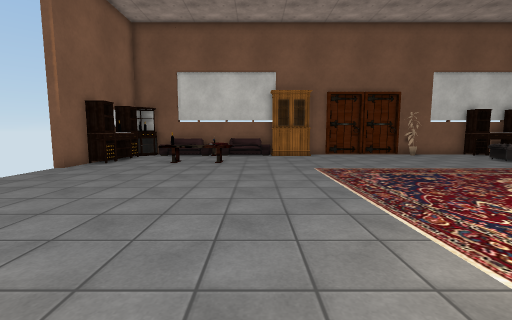
[1] (above)

17 first-person views from a walk through a Unity game level. The camera is 1.3 m above the floor, tilts 6° down and sees 90° across. The floor is counted in squares, 1 m on a side. Each view is taken from the middle of a square. On the plan, view 1 faces up. The plan holds only what a view shows up to about 13 squares ahead; the rest is blank. The place goes on beyond the plan. Some surface patterns are stand-ins.

[2]
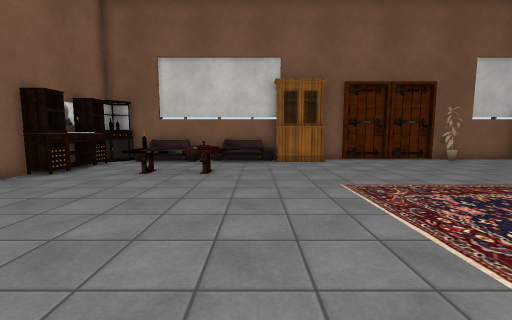

[3]
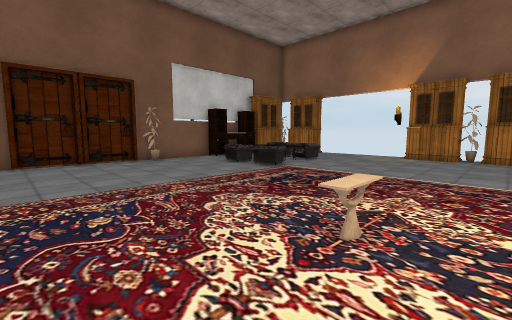

[4]
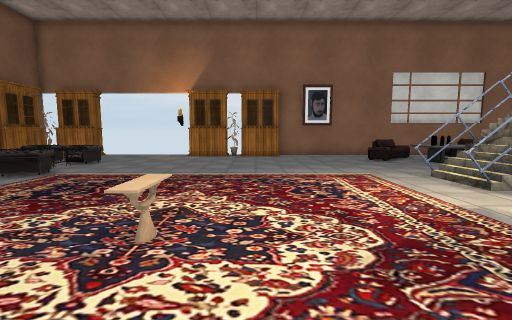

[5]
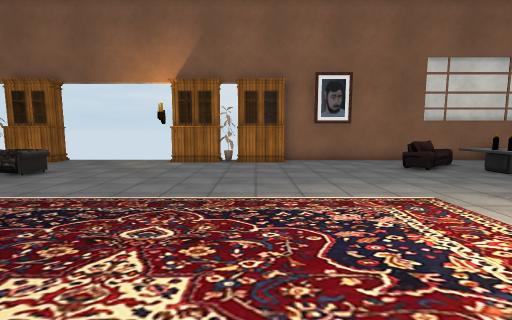

[6]
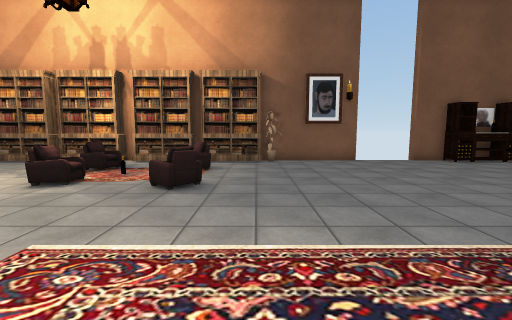

[7]
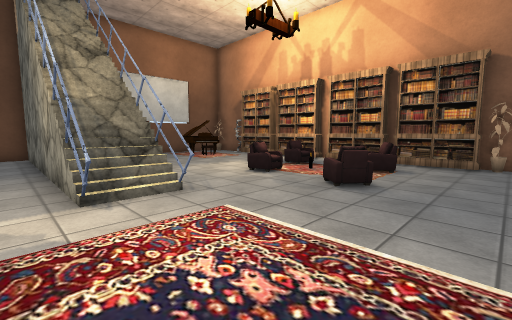

[8]
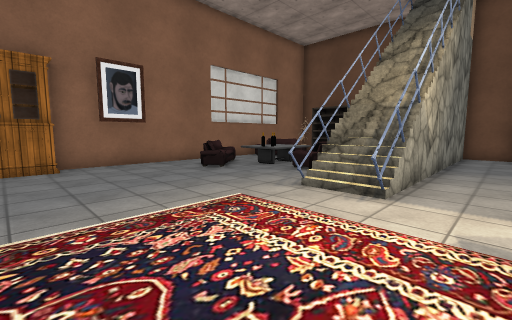

[9]
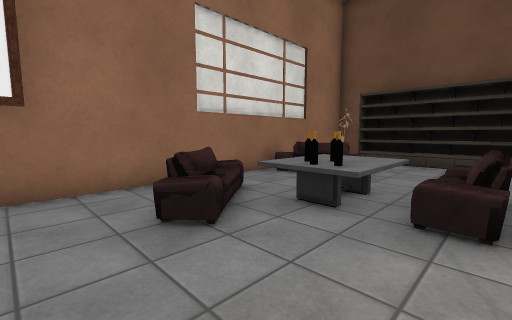

[10]
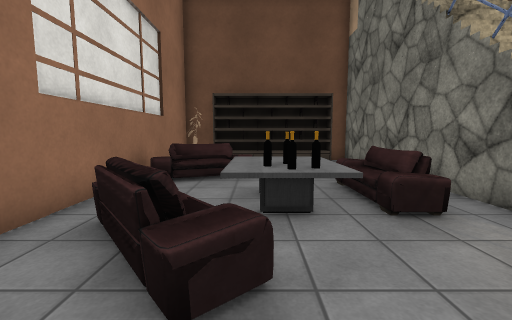

[11]
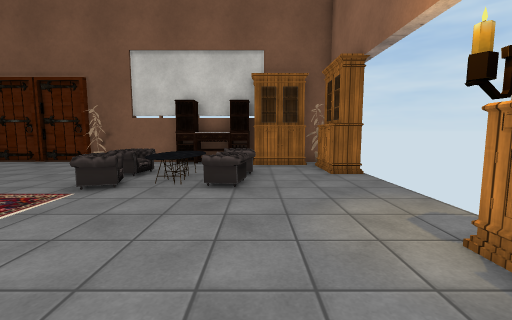

[12]
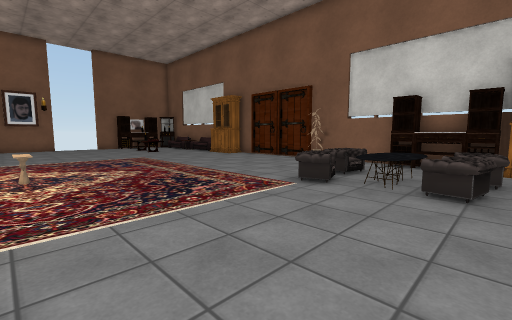

[13]
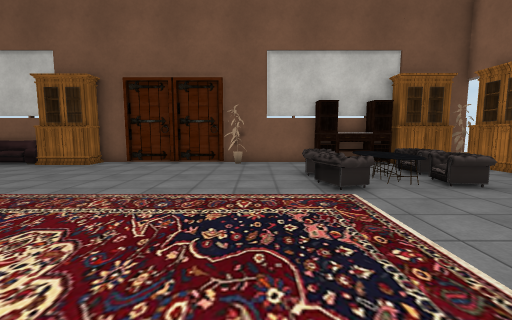

[14]
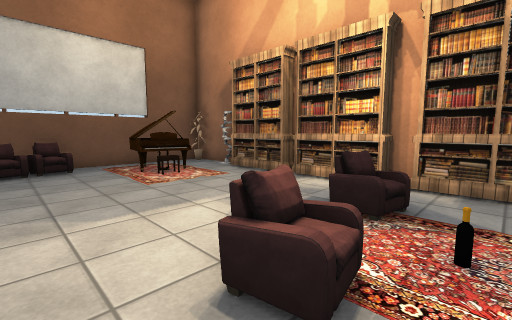

[15]
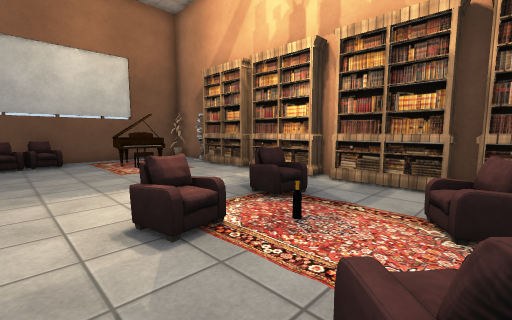

[16]
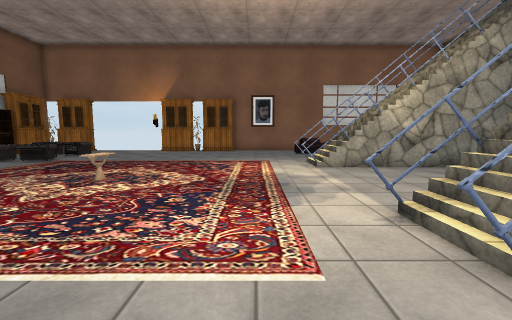

[17]
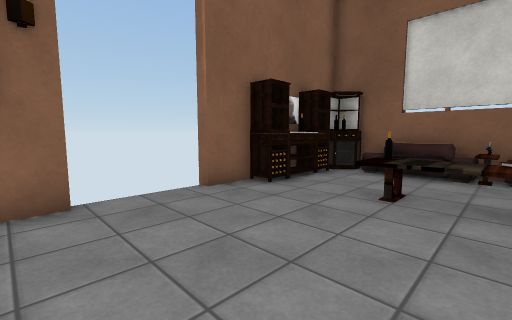

### Floor plan
Key: @ floor where view 1 was taken; # wall or solid block; . floor; / step, stairs or slope; = window, fence, low wall or low ledge; v drop or lower ground; P painting; A armchair; C cabinet; T table; B bookshelf; R rug; L bottle; K block; I piano; O other object.
Columns run from 8 left of view 1 to 19 right of it. Each row starts with its distance up from view 1.
 16  ###########################
 15  #CA  =O CCC. #.#O...CCCCCCO
 14  #....O....................C
 13  P..................A.TAA..C
 12  C..OTOO............ATTAA..C
 11  #..TTOT............ATTAA...
 10 ##..................AATAA...
  9  ...........................
  8  ...........................
  7  ..........................C
  6  #.........................C
  5  #.........................C
  4  #.............OO..........C
  3  O.........................C
  2  #.........................C
  1  B.........................#
  0  B.AA.AA@..................#
 -1  #..R......................#
 -2  B...L....#.#.....#.#......#
 -3  B..R.OA..v/v.....#/v...AA.#
 -4  #..A.A...v/v.....#/v....OA#
 -5  B........v/v. ...#/#AAOO.A#
 -6  B....... v/v.  ..#/#ATOT..#
 -7  #....... v/v.  ..#/#AATT..#
 -8  B....... v/v.  ..#/# A...O#
 -9  B....... v/v.  ..#/v  .AAA#
-10  #.II....    .  ..#/#  ..  #
-11  #.III...       ..#/#  ..  #
-12  #..I..A        /.#  BBBBBB#
-13  ######A        //K  #BBBBBO

Where each view was taken, in squares from view 1:
view 1: 0 up, 0 right, facing up
view 2: 3 up, 0 right, facing up
view 3: 3 up, 4 right, facing up-right
view 4: 3 up, 4 right, facing right
view 5: 3 up, 7 right, facing right
view 6: 2 up, 5 right, facing left
view 7: 3 up, 5 right, facing down-left
view 8: 3 up, 8 right, facing down-right
view 9: 1 down, 13 right, facing down-right
view 10: 1 down, 16 right, facing down
view 11: 4 up, 16 right, facing up
view 12: 4 up, 16 right, facing up-left
view 13: 4 up, 10 right, facing up
view 14: 2 down, 0 right, facing down-left
view 15: 0 up, 0 right, facing down-left
view 16: 0 up, 0 right, facing right
view 17: 6 up, 2 left, facing up-left
